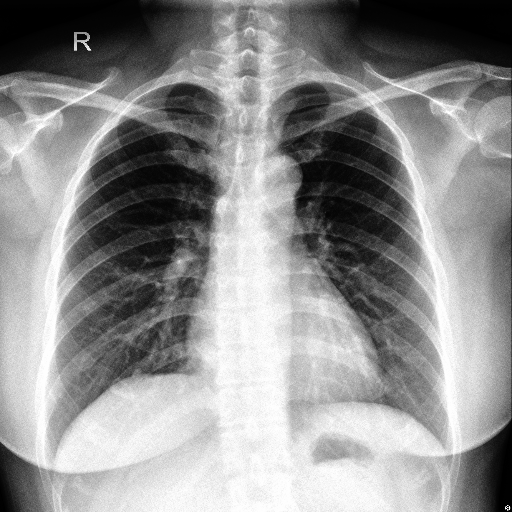
#> input picture Other/HE/output/image-dhe.png, 512 x 512 px, given as the content of the folder /home/buttplug/HE/input, which was not available
$ jupyter execute dhe.ipynb   (older library calls are emulated)
#> lines starting #> are read from the running program, lines starting #| are printed output that depends on the picture; after the words box and inside, x2 and y2 are one past the last pixel; in counts of white or black regions, pixels touching at a corner belong together; pictures that were not available may be replaced by others from this repository, and a replacement may not be noted
#> further down, img is the input picture: shape (512, 512, 3); min 0, max 255, mean 142.9
[cell 1]
import numpy as np
import matplotlib.pyplot as plt
import matplotlib.colors
# import imageio
import scipy, scipy.misc, scipy.signal
import cv2
import sys
import glob
from pathlib import Path
import os

def build_is_hist(img):
    hei = img.shape[0]
#> hei = 512
    wid = img.shape[1]
#> wid = 512
    ch = img.shape[2]
#> ch = 3
    Img = np.zeros((hei+4, wid+4, ch))
    for i in range(ch):
        Img[:,:,i] = np.pad(img[:,:,i], (2,2), 'edge')
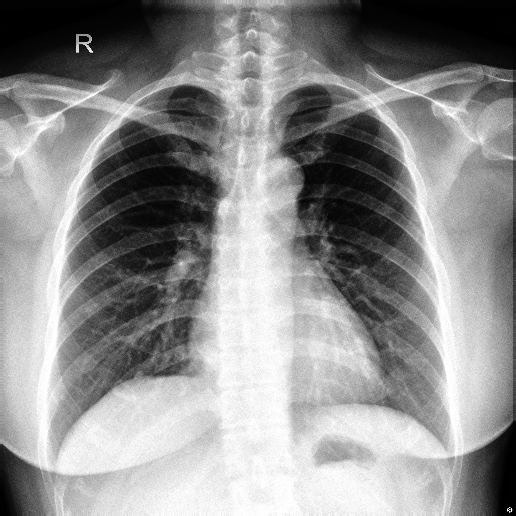
#> Img: shape (516, 516, 3) float64; min 0, max 255, mean 142.2
    hsv = (matplotlib.colors.rgb_to_hsv(Img))
#> hsv: shape (516, 516, 3) float64; mean of channels 0, 1, 2 0, 0, 142.2
    hsv[:,:,0] = hsv[:,:,0] * 255
    hsv[:,:,1] = hsv[:,:,1] * 255
    hsv[hsv>255] = 255
    hsv[hsv<0] = 0
    hsv = hsv.astype(np.uint8).astype(np.float64)
    fh = np.array([[-1.0,0.0,1.0],[-2.0,0.0,2.0],[-1.0,0.0,1.0]])
    fv = fh.conj().T

    H = hsv[:,:,0]
#> H: shape (516, 516) float64; every value is 0
    S = hsv[:,:,1]
    I = hsv[:,:,2]

    dIh = scipy.signal.convolve2d(I, np.rot90(fh, 2), mode='same')
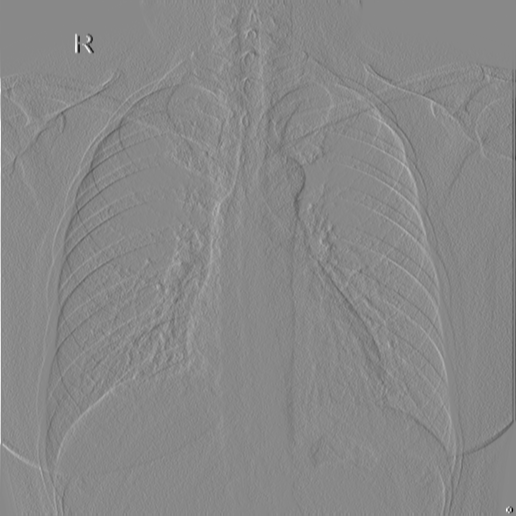
#> dIh: shape (516, 516) float64; min -1016, max 881, mean -0.5; drawn with min black and max white
    dIv = scipy.signal.convolve2d(I, np.rot90(fv, 2), mode='same')
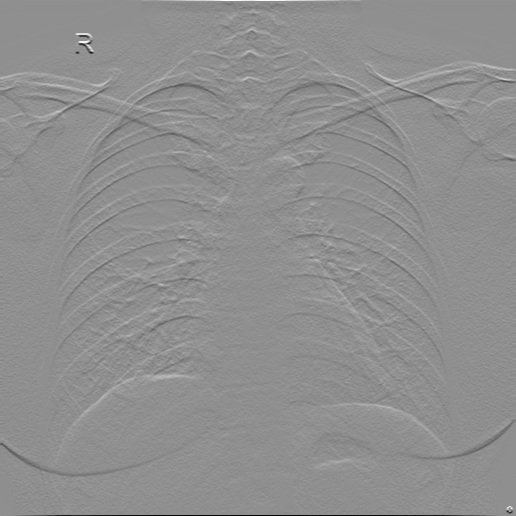
#> dIv: shape (516, 516) float64; min -1016, max 791, mean 1.1; drawn with min black and max white
    dIh[dIh==0] = 0.00001
#> dIh: shape (516, 516) float64; 4.35% of pixels changed, all inside (x1, y1, x2, y2) = (0, 0, 516, 516)
    dIv[dIv==0] = 0.00001
    dI = np.sqrt(dIh**2+dIv**2).astype(np.uint32)
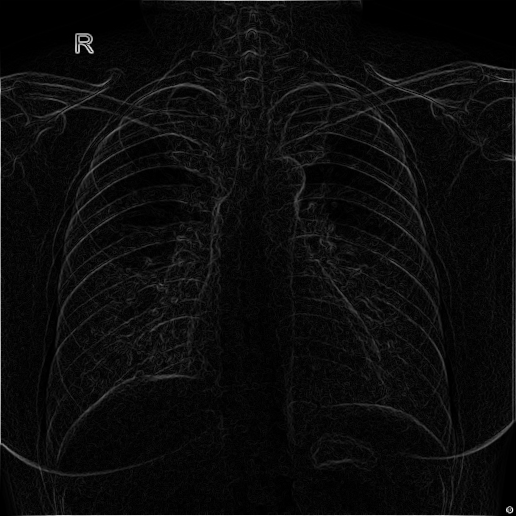
#> dI: shape (516, 516) uint32; min 0, max 1021, mean 49.2; drawn with min black and max white
    di = dI[2:hei+2,2:wid+2]
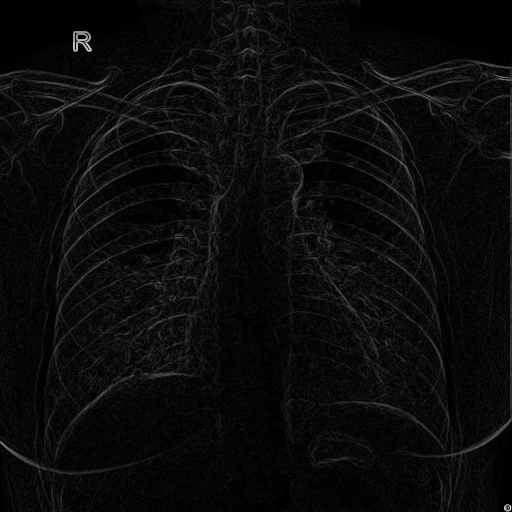
#> di: shape (512, 512) uint32; min 0, max 1021, mean 46.6; drawn with min black and max white

    dSh = scipy.signal.convolve2d(S, np.rot90(fh, 2), mode='same')
    dSv = scipy.signal.convolve2d(S, np.rot90(fv, 2), mode='same')
    dSh[dSh==0] = 0.00001
#> dSh: shape (516, 516) float64; every value is 1e-05
    dSv[dSv==0] = 0.00001
    dS = np.sqrt(dSh**2+dSv**2).astype(np.uint32)
#> dS: shape (516, 516) uint32; every value is 0
    ds = dS[2:hei+2,2:wid+2]
#> ds: shape (512, 512) uint32; every value is 0


    h = H[2:hei+2,2:wid+2]
#> h: shape (512, 512) float64; every value is 0
    s = S[2:hei+2,2:wid+2]
    i = I[2:hei+2,2:wid+2].astype(np.uint8)

    Imean = scipy.signal.convolve2d(I,np.ones((5,5))/25, mode='same')
    Smean = scipy.signal.convolve2d(S,np.ones((5,5))/25, mode='same')

    Rho = np.zeros((hei+4,wid+4))
    for p in range(2,hei+2):
        for q in range(2,wid+2):
            tmpi = I[p-2:p+3,q-2:q+3]
            tmps = S[p-2:p+3,q-2:q+3]
            corre = np.corrcoef(tmpi.flatten('F'),tmps.flatten('F'))
            Rho[p,q] = corre[0,1]
#> Rho: shape (516, 516) float64; 55.36% of the values are NaN or infinite; the others: min 0, max 0, mean 0

    rho = np.abs(Rho[2:hei+2,2:wid+2])
    rho[np.isnan(rho)] = 0
    rd = (rho*ds).astype(np.uint32)
    Hist_I = np.zeros((256,1))
    Hist_S = np.zeros((256,1))

    for n in range(0,255):
        temp = np.zeros(di.shape)
        temp[i==n] = di[i==n]
        Hist_I[n+1] = np.sum(temp.flatten('F'))
        temp = np.zeros(di.shape)
        temp[i==n] = rd[i==n]
        Hist_S[n+1] = np.sum(temp.flatten('F'))

    return Hist_I, Hist_S

def dhe(img, alpha=0.5):

    hist_i, hist_s = build_is_hist(img)
    hist_c = alpha*hist_s + (1-alpha)*hist_i
    hist_sum = np.sum(hist_c)
    hist_cum = hist_c.cumsum(axis=0)

    hsv = matplotlib.colors.rgb_to_hsv(img)
    h = hsv[:,:,0]
    s = hsv[:,:,1]
    i = hsv[:,:,2].astype(np.uint8)

    c = hist_cum / hist_sum
    s_r = (c * 255)
    i_s = np.zeros(i.shape)
    for n in range(0,255):
        i_s[i==n] = s_r[n+1]/255.0
    i_s[i==255] = 1
    hsi_o = np.stack((h,s,i_s), axis=2)
    result = matplotlib.colors.hsv_to_rgb(hsi_o)

    result = result * 255
    result[result>255] = 255
    result[result<0] = 0
    return result.astype(np.uint8)

[cell 2]
path = glob.glob('/home/buttplug/HE/input/*.png')
files = []

for impath in path:
    img = cv2.imread(impath)
    img = cv2.resize(img, (512, 512))
#     bw_img = cv2.cvtColor(img, cv2.COLOR_BGR2GRAY)

    final_img = dhe(img)

    filename = os.path.basename(impath).split('.')[0]
    fullpath = './output/{}-dhe.png'.format(filename)

    cv2.imwrite(fullpath, final_img)
